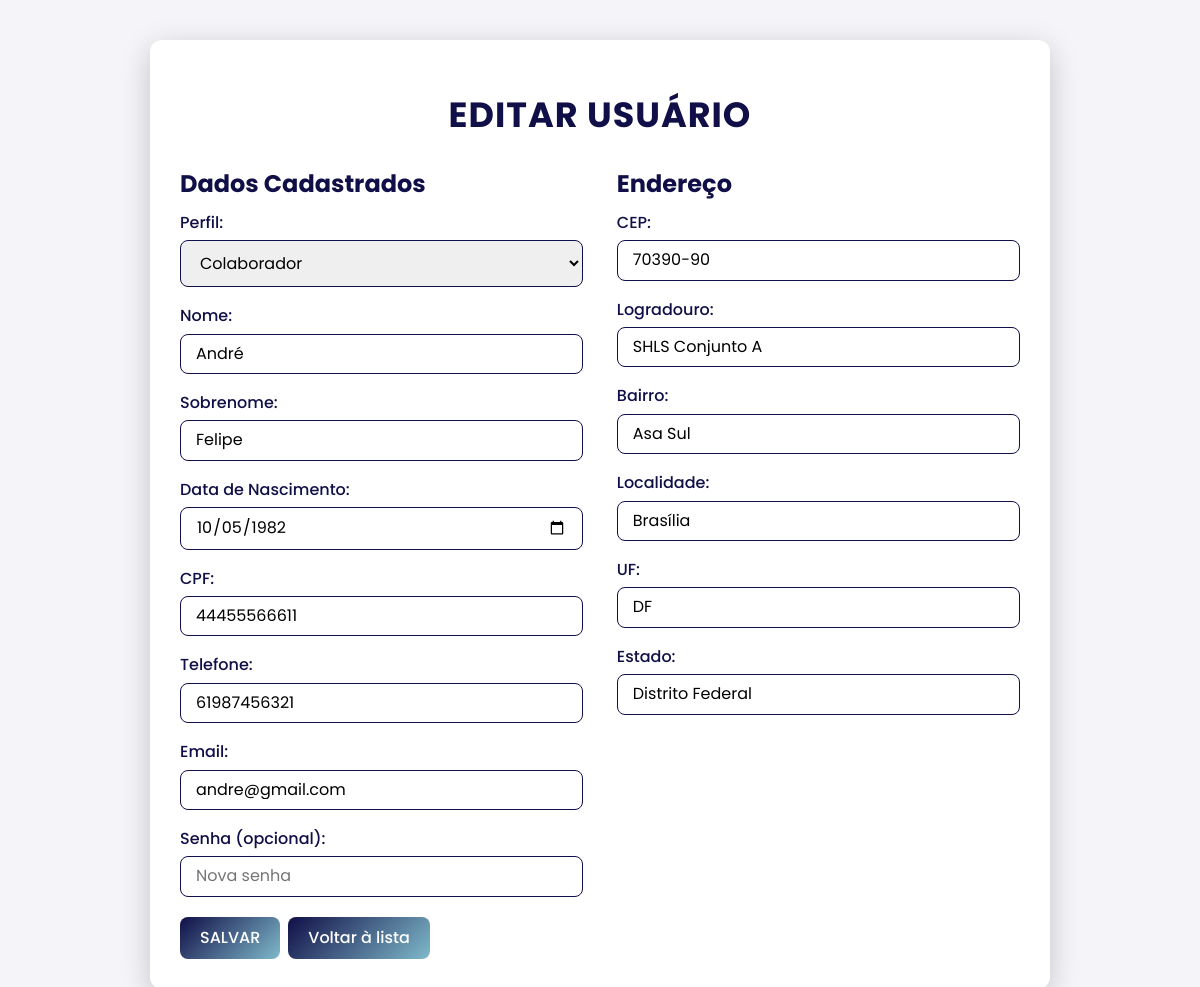
The page /crud/public/editar_usuario.php?id=6 on the database as committed earlier.
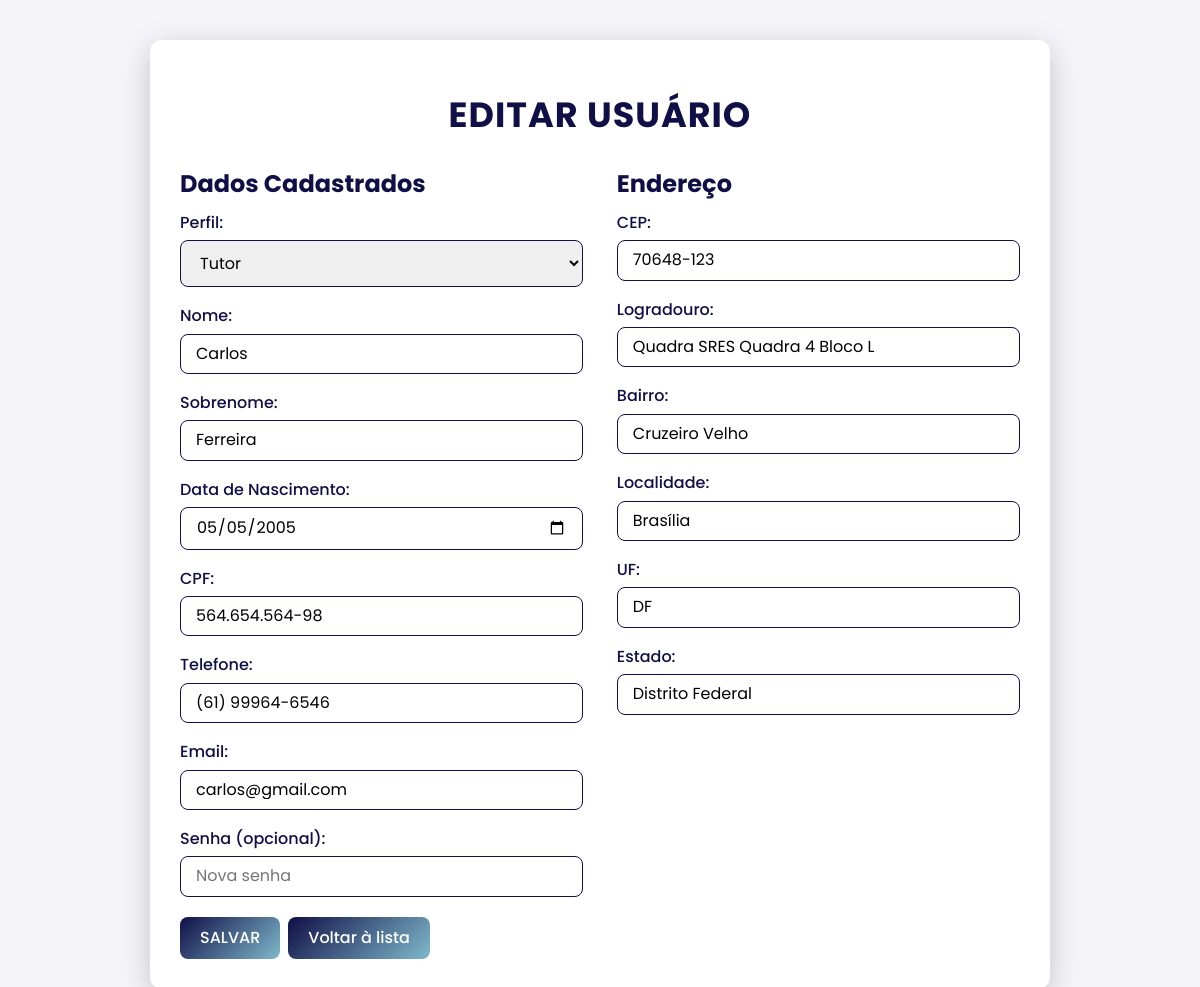
The same page on the database as committed later.
### tables this page shows
CREATE TABLE `usuarios` (
  `id` int(11) NOT NULL,
  `nome` varchar(100) NOT NULL,
  `sobrenome` varchar(100) NOT NULL,
  `cpf` varchar(14) NOT NULL,
  `telefone` varchar(15) NOT NULL,
  `email` varchar(100) NOT NULL,
  `senha` varchar(255) NOT NULL,
  `criado_em` timestamp NOT NULL DEFAULT current_timestamp(),
  `perfil_id` int(11) NOT NULL,
  `data_nascimento` date DEFAULT NULL
);

CREATE TABLE `enderecos` (
  `id` int(11) NOT NULL,
  `usuario_id` int(11) DEFAULT NULL,
  `cep` varchar(10) NOT NULL,
  `logradouro` varchar(255) NOT NULL,
  `bairro` varchar(100) NOT NULL,
  `localidade` varchar(100) NOT NULL,
  `uf` char(2) NOT NULL,
  `estado` varchar(100) NOT NULL
);

### crud/controllers/UsuarioController.php (called while the page is built, shortened)
<?php
require_once '../models/Usuario.php';
require_once '../models/Endereco.php';
class UsuarioController
{
    private $usuario;
    private $endereco;
    public function __construct($db)
    {
        $this->usuario = new Usuario($db);
        $this->endereco = new Endereco($db);
    }
    public function read($id)
    {
        try {
            $usuario = $this->usuario->read($id);
            try {
                $endereco = $this->endereco->buscarEnderecoPorUsuarioId($id);
            } catch (Exception $e) {
                $endereco = null;
            }
            return [
                'usuario' => $usuario,
                'endereco' => $endereco
            ];
        } catch (Exception $e) {
            error_log('Erro ao ler usuário: ' . $e->getMessage());
            throw new Exception("Falha ao buscar o usuário: " . $e->getMessage());
        }
    }
}
?>

### crud/models/Usuario.php (called while the page is built, shortened)
<?php
class Usuario
{
    private $conn;
    private $table_name = 'usuarios';
    public function __construct($db)
    {
        $this->conn = $db;
    }
    public function read($id)
    {
        $sql = "SELECT * FROM " . $this->table_name . " WHERE id = ?";
        $stmt = $this->conn->prepare($sql);
        $stmt->bind_param("i", $id);
        $stmt->execute();
        $result = $stmt->get_result();
        if ($result->num_rows > 0) {
            return $result->fetch_assoc();
        }
        return null;
    }
}
?>

### crud/models/Endereco.php (called while the page is built, shortened)
<?php
class Endereco
{
    private $conn;
    public function __construct($db)
    {
        $this->conn = $db;
    }
    public function buscarEnderecoPorUsuarioId($usuario_id)
    {
        $query = "SELECT * FROM enderecos WHERE usuario_id = ?";
        $stmt = $this->conn->prepare($query);
        $stmt->bind_param('i', $usuario_id);
        $stmt->execute();
        $result = $stmt->get_result();
        $endereco = $result->fetch_assoc();
        return $endereco;
    }
}
?>

### crud/public/editar_usuario.php (the view, shortened to what the changed rows need)
<?php
require_once '../controllers/UsuarioController.php';
require_once '../controllers/EnderecoController.php';
$db = new DataBase();
$conn = $db->getConnection();
$usuarioController = new UsuarioController($conn);
$usuario_id = isset($_GET['id']) ? (int) $_GET['id'] : 0;
try {
    $data = $usuarioController->read($usuario_id);
    $usuario = $data['usuario'];
    $endereco = $data['endereco'];
} catch (Exception $e) {
    $message = ["type" => "error", "text" => "Erro: " . $e->getMessage()];
}
?>
<!DOCTYPE html>
<html lang="pt-BR">
<head>
    <link rel="stylesheet" href="https://cdnjs.cloudflare.com/ajax/libs/normalize/8.0.1/normalize.min.css">
    <link rel="stylesheet" href="../../css/editar_usuario.css">
</head>
<body>
    <div class="container">
        <h1>Editar Usuário</h1>
        <form action="" method="POST">
            <div class="form-columns">
                <div class="form-section">
                    <h2>Dados Cadastrados</h2>
                    <div class="input-group">
                        <label>Perfil:</label>
                        <select name="perfil_id">
                            <option value="1" <?php echo $usuario['perfil_id'] == 1 ? 'selected' : ''; ?>>Colaborador
                            </option>
                            <option value="2" <?php echo $usuario['perfil_id'] == 2 ? 'selected' : ''; ?>>Tutor</option>
                        </select>
                    </div>
                    <div class="input-group">
                        <label>Nome:</label>
                        <input type="text" name="nome" value="<?php echo htmlspecialchars($usuario['nome']); ?>"
                            required>
                    </div>
                    <div class="input-group">
                        <label>Sobrenome:</label>
                        <input type="text" name="sobrenome"
                            value="<?php echo htmlspecialchars($usuario['sobrenome']); ?>" required>
                    </div>
                    <div class="input-group">
                        <label>Data de Nascimento:</label>
                        <input type="date" name="data_nascimento" value="<?php echo $usuario['data_nascimento']; ?>"
                            required>
                    </div>
                    <div class="input-group">
                        <label>CPF:</label>
                        <input type="text" name="cpf" value="<?php echo htmlspecialchars($usuario['cpf']); ?>" required>
                    </div>
                    <div class="input-group">
                        <label>Telefone:</label>
                        <input type="text" name="telefone" value="<?php echo htmlspecialchars($usuario['telefone']); ?>"
                            required>
                    </div>
                    <div class="input-group">
                        <label>Email:</label>
                        <input type="email" name="email" value="<?php echo htmlspecialchars($usuario['email']); ?>"
                            required>
                    </div>
                </div>
                <div class="form-section">
                    <h2>Endereço</h2>
                    <div class="input-group">
                        <label>CEP:</label>
                        <input type="text" name="cep" id="cep"
                            value="<?php echo htmlspecialchars($endereco['cep'] ?? ''); ?>" required>
                    </div>
                    <div class="input-group">
                        <label>Logradouro:</label>
                        <input type="text" name="logradouro" id="logradouro"
                            value="<?php echo htmlspecialchars($endereco['logradouro'] ?? ''); ?>" required>
                    </div>
                    <div class="input-group">
                        <label>Bairro:</label>
                        <input type="text" name="bairro" id="bairro"
                            value="<?php echo htmlspecialchars($endereco['bairro'] ?? ''); ?>" required>
                    </div>
                    <div class="input-group">
                        <label>Localidade:</label>
                        <input type="text" name="localidade" id="localidade"
                            value="<?php echo htmlspecialchars($endereco['localidade'] ?? ''); ?>" required>
                    </div>
                    <div class="input-group">
                        <label>UF:</label>
                        <input type="text" name="uf" id="uf"
                            value="<?php echo htmlspecialchars($endereco['uf'] ?? ''); ?>" required>
                    </div>
                    <div class="input-group">
                        <label>Estado:</label>
                        <input type="text" name="estado" id="estado"
                            value="<?php echo htmlspecialchars($endereco['estado'] ?? ''); ?>" required>
                    </div>
                </div>
            </div>
        </form>
    </div>
</body>
</html>

Rows that differ between the two databases and show on the page:
no longer on this page (row edited): enderecos: cep "70390-90", logradouro "SHLS Conjunto A", bairro "Asa Sul", localidade "Brasília", uf "DF", estado "Distrito Federal"
changed usuarios: perfil_id "Colaborador" → "Tutor"; nome "André" → "Carlos"; sobrenome "Felipe" → "Ferreira"; data_nascimento "10/05/1982" → "05/05/2005"; cpf "44455566611" → "564.654.564-98"; telefone "61987456321" → "(61) 99964-6546"; email "andre@gmail.com" → "carlos@gmail.com"
now on this page (row edited): enderecos: cep "70648-123", logradouro "Quadra SRES Quadra 4 Bloco L", bairro "Cruzeiro Velho", localidade "Brasília", uf "DF", estado "Distrito Federal"
